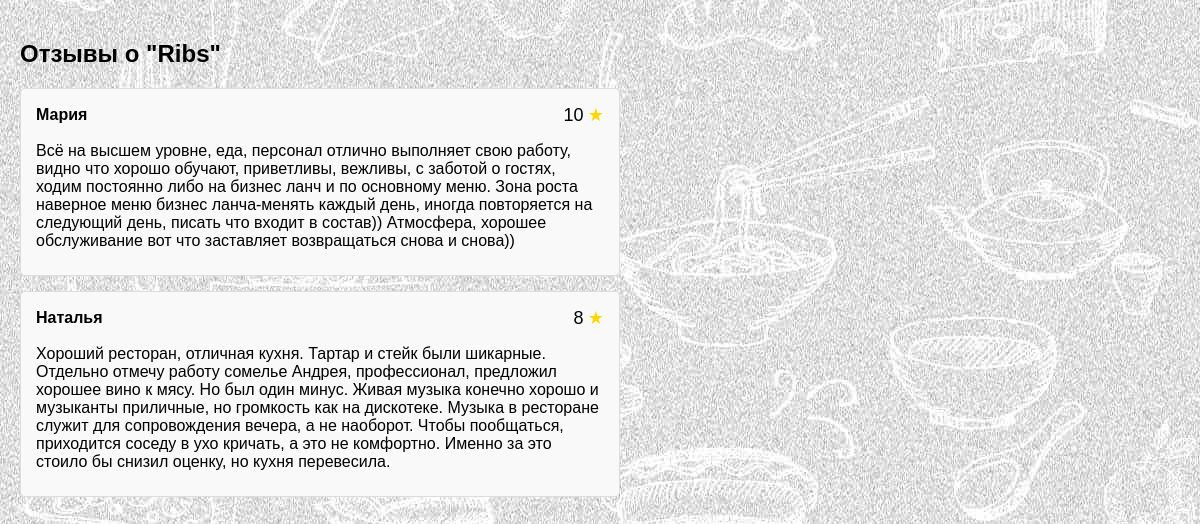
The page /feedbacks/1 on the database its author committed.
### EstablishmentsWeb/models.py (models this page shows, shortened)
class Establishment(models.Model):
       name = models.CharField(max_length=255)
       address = models.CharField(max_length=255)
       city = models.CharField(max_length=100)
       phone_number = models.CharField(max_length=20, blank=True)
       establishment_type = models.CharField(max_length=100)
       image = models.ImageField()

class Feedback(models.Model):
    username = models.CharField(max_length=50)
    title = models.CharField(max_length=50)
    feedback = models.CharField(max_length=500)
    rating = models.IntegerField()

### EstablishmentsWeb/views.py (the view)
# urls.py: path('feedbacks/<int:id_establishment>', views.feedbacksestablishment, name='ReviewForEstablishment'),
def feedbacksestablishment(request,id_establishment:int):
    establishment = get_object_or_404( Establishment, id = id_establishment)
    feedbacks= Feedback.objects.filter(title__contains= establishment.name).filter(feedback__contains= "хорошо").order_by('-id')
    return render(request, "ReviewForEstablishment.html", {'feedbacks':feedbacks,'establishment': establishment})

### EstablishmentsWeb/templates/ReviewForEstablishment.html (shortened to what this page needs)
<!DOCTYPE html>
<html lang="en">
<head>
</head>
<body>
    {% block content %}
    <h2>Отзывы о "{{ establishment.name }}"</h2>
    {% if feedbacks.count > 0 %}
    <ul class="reviews-list">
        {% for review in feedbacks %}
        <li class="review">
            <div class="review-header">
                <h4>{{ review.username }}</h4>
                <div class="star-rating">
                    <span class="rating-number">{{ review.rating }}</span>
                    <span class="filled-star">★</span>
                </div>
            </div>
            <p class="review-text">{{ review.feedback }}</p>
        </li>
        {% endfor %}
    </ul>
    {% else %}
    <p>Отзывов пока нет.</p>
    {% endif %}
    {% endblock %}
</body>
</html>

### EstablishmentsWeb/templates/ReviewForEstablishment.html (style rules this page uses)
body { font-family: Arial, sans-serif; margin: 0; padding: 20px; background-image: url("/media/test.jpg"); }
h2 { margin-bottom: 20px; }
.reviews-list { list-style: none; padding: 0; width: 600px; }
.review { border: 1px solid #ddd; padding: 15px; margin-bottom: 15px; border-radius: 5px; background-color: #f9f9f9; }
.review-header { display: flex; justify-content: space-between; align-items: center; margin-bottom: 10px; }
.review-header h4 { margin: 0; }
.star-rating { display: inline-block; line-height: normal; vertical-align: middle; }
.rating-number, .filled-star { display: inline; vertical-align: middle; font-size: 18px; }
.filled-star { color: gold; display: inline-block; vertical-align: middle; }
.review-text { margin-bottom: 10px; }

### rows shown on the page
Establishment: name "Ribs"
Feedback: username "Мария", rating "10", feedback "Всё на высшем уровне, еда, персонал отлично выполняет свою работу, видно что хорошо обучают, приветливы, вежливы, с заботой о гостях, ходим постоянно либо на бизнес ланч и по основному меню. Зона роста наверное меню бизнес ланча-менять каждый день, иногда повторяется на следующий день, писать что входит в состав)) Атмосфера, хорошее обслуживание вот что заставляет возвращаться снова и снова))"
Feedback: username "Наталья", rating "8", feedback "Хороший ресторан, отличная кухня. Тартар и стейк были шикарные. Отдельно отмечу работу сомелье Андрея, профессионал, предложил хорошее вино к мясу. Но был один минус. Живая музыка конечно хорошо и музыканты приличные, но громкость как на дискотеке. Музыка в ресторане служит для сопровождения вечера, а не наоборот. Чтобы пообщаться, приходится соседу в ухо кричать, а это не комфортно. Именно за это стоило бы снизил оценку, но кухня перевесила."
